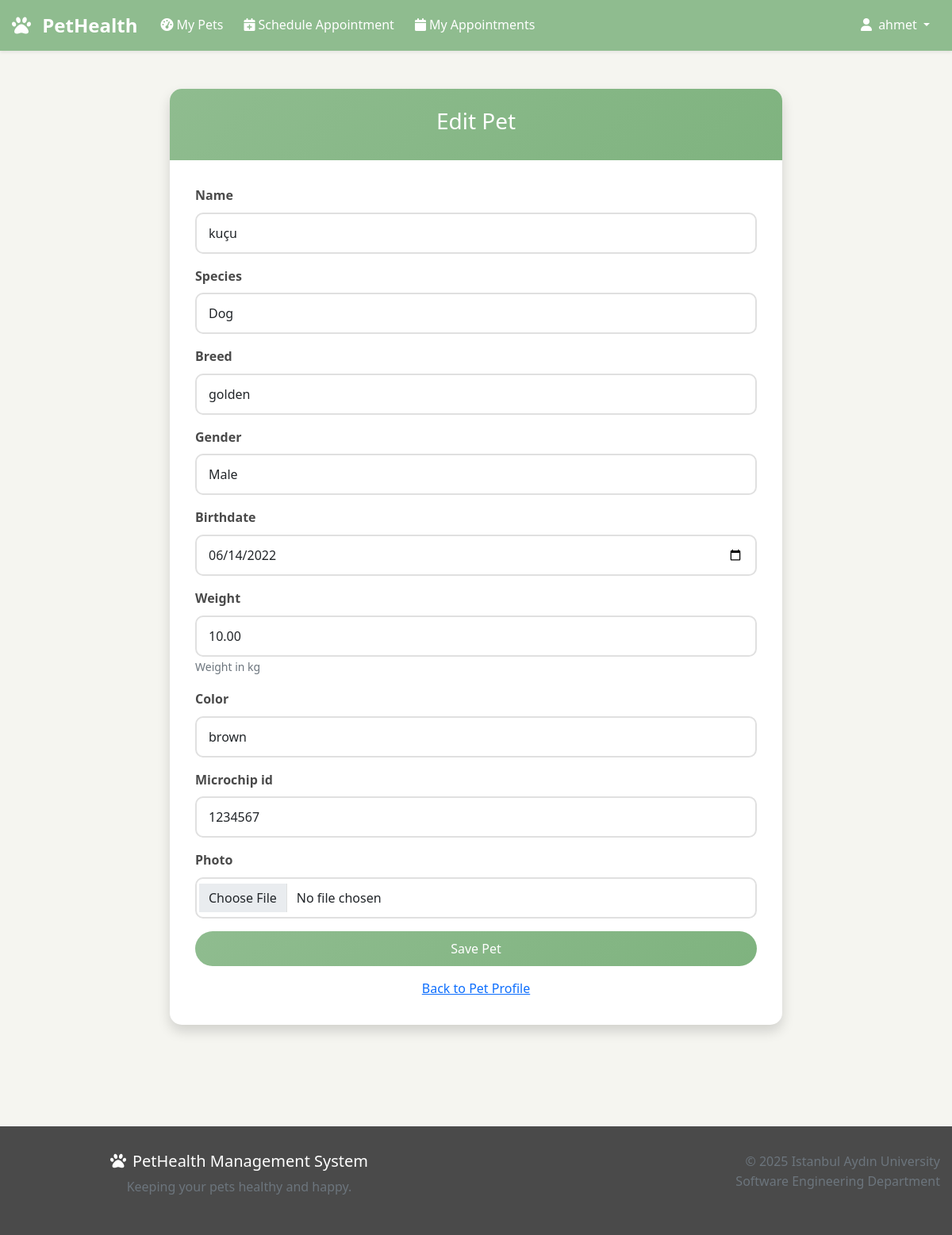
Page /pet/1/edit/ (signed in) on the committed database.
### main/models.py (models this page shows, shortened)
class Pet(models.Model):
    SPECIES_CHOICES = [
        ('dog', 'Dog'),
        ('cat', 'Cat'),
        ('bird', 'Bird'),
        ('rabbit', 'Rabbit'),
        ('fish', 'Fish'),
        ('hamster', 'Hamster'),
        ('other', 'Other'),
    ]
    GENDER_CHOICES = [
        ('male', 'Male'),
        ('female', 'Female'),
    ]
    owner = models.ForeignKey(User, on_delete=models.CASCADE, related_name='pets')
    name = models.CharField(max_length=100)
    species = models.CharField(max_length=20, choices=SPECIES_CHOICES)
    breed = models.CharField(max_length=100, blank=True)
    gender = models.CharField(max_length=10, choices=GENDER_CHOICES)
    birthdate = models.DateField()
    weight = models.DecimalField(max_digits=5, decimal_places=2, help_text="Weight in kg")
    color = models.CharField(max_length=50, blank=True)
    microchip_id = models.CharField(max_length=50, blank=True)
    photo = models.ImageField(upload_to='pet_photos/', blank=True)
    created_at = models.DateTimeField(auto_now_add=True)

### main/views.py (the view)
# urls.py: path('pet/<int:pet_id>/edit/', views.edit_pet, name='edit_pet'),
@login_required
def edit_pet(request, pet_id):
    pet = get_object_or_404(Pet, id=pet_id, owner=request.user)
    if request.method == 'POST':
        form = PetForm(request.POST, request.FILES, instance=pet)
        if form.is_valid():
            form.save()
            messages.success(request, f'{pet.name} has been updated successfully!')
            return redirect('pet_detail', pet_id=pet.id)
    else:
        form = PetForm(instance=pet)
    return render(request, 'pet_form.html', {'form': form, 'title': 'Edit Pet', 'pet': pet})

### main/forms.py
class PetForm(StyledModelForm):
    class Meta:
        model = Pet
        fields = ['name', 'species', 'breed', 'gender', 'birthdate', 'weight', 'color', 'microchip_id', 'photo']
        widgets = {
            'birthdate': forms.DateInput(attrs={'type': 'date'}),
            'weight': forms.NumberInput(attrs={'step': '0.01'}),
        }

### templates/pet_form.html (shortened to what this page needs)
{% extends 'base.html' %}
{% load static %}
{% block content %}
<section class="py-5">
  <div class="container">
    <div class="row justify-content-center">
      <div class="col-md-8">
        <div class="card shadow">
          <div class="card-header text-center">
            <h3>{{ title }}</h3>
          </div>
          <div class="card-body">
            <form method="POST" enctype="multipart/form-data">
              {% for field in form %}
              <div class="mb-3">
                <label class="form-label">{{ field.label }}</label>
                {{ field }}
                {% if field.help_text %}
                  <small class="form-text text-muted">{{ field.help_text }}</small>
                {% endif %}
              </div>
              {% endfor %}
              <div class="d-grid">
                <button type="submit" class="btn btn-primary">Save Pet</button>
              </div>
            </form>
            {% if pet %}
              <div class="mt-3 text-center">
                <a href="{% url 'pet_detail' pet.id %}">Back to Pet Profile</a>
              </div>
            {% endif %}
          </div>
        </div>
      </div>
    </div>
  </div>
</section>
{% endblock %}

### templates/base.html (shortened to what this page needs)
{% load static %}
<!DOCTYPE html>
<html lang="en">
  <head>
    <link
      href="https://cdn.jsdelivr.net/npm/bootstrap@5.1.3/dist/css/bootstrap.min.css"
      rel="stylesheet"
    />
    <link
      rel="stylesheet"
      href="https://cdnjs.cloudflare.com/ajax/libs/font-awesome/6.0.0/css/all.min.css"
    />
    <link rel="stylesheet" href="{% static 'css/style.css' %}" />
  </head>
  <body>
    <nav class="navbar navbar-expand-lg navbar-dark">
      <div class="container">
        <a class="navbar-brand" href="{% url 'home' %}">
          <i class="fas fa-paw me-2"></i>
          PetHealth
        </a>
        <div class="collapse navbar-collapse" id="navbarNav">
          <ul class="navbar-nav me-auto">
            {% if user.is_authenticated %}
            <li class="nav-item">
              <a class="nav-link" href="{% if user.userprofile.is_veterinarian %}{% url 'vet_patients' %}{% else %}{% url 'dashboard' %}{% endif %}">
                <i class="fas fa-tachometer-alt me-1"></i>My Pets
              </a>
            </li>
            {% if not user.userprofile.is_veterinarian %}
            <li class="nav-item">
              <a class="nav-link" href="{% url 'schedule_appointment' %}">
                <i class="fas fa-calendar-plus me-1"></i>Schedule Appointment
              </a>
            </li>
            <li class="nav-item">
              <a class="nav-link" href="{% url 'my_appointments' %}">
                <i class="fas fa-calendar me-1"></i>My Appointments
              </a>
            </li>
            {% endif %} {% endif %}
          </ul>
          <ul class="navbar-nav">
            {% if user.is_authenticated %}
            <li class="nav-item dropdown">
              <a
                class="nav-link dropdown-toggle"
                href="#"
                role="button"
                data-bs-toggle="dropdown"
              >
                <i class="fas fa-user me-1"></i>{% if user.first_name %}
                                                  {{ user.first_name }}
                                                {% else %}
                                                  {{ user.username }}
                                                {% endif %}
              </a>
            </li>
            {% else %}
            <li class="nav-item">
              <a class="nav-link" href="{% url 'login' %}">
                <i class="fas fa-sign-in-alt me-1"></i>Login
              </a>
            </li>
            {% endif %}
          </ul>
        </div>
      </div>
    </nav>
    <main>{% block content %} {% endblock %}</main>
    <footer class="footer mt-5">
      <div class="container">
        <div class="row">
          <div class="col-md-6">
            <h5><i class="fas fa-paw me-2"></i>PetHealth Management System</h5>
            <p class="text-muted">Keeping your pets healthy and happy.</p>
          </div>
          <div class="col-md-6 text-md-end">
            <p class="text-muted">
              &copy; 2025 Istanbul Aydın University<br />
              Software Engineering Department
            </p>
          </div>
        </div>
      </div>
    </footer>
  </body>
</html>

### static/css/style.css (style rules this page uses)
:root { --primary-color: #8fbc8f; --secondary-color: #f5f5f0; --accent-color: #ddb892; --text-dark: #4a4a4a; --text-light: #666; --border-color: #e0e0e0; --success-color: #5cb85c; --warning-color: #f0ad4e; --danger-color: #d9534f; }
body { font-family: "Segoe UI", Tahoma, Geneva, Verdana, sans-serif; background-color: var(--secondary-color); color: var(--text-dark); line-height: 1.6; }
.container { max-width: 1200px; margin: 0 auto; padding: 0 15px; }
.navbar { background-color: var(--primary-color) !important; }
.navbar-brand { font-weight: bold; font-size: 1.5rem; }
.navbar-nav .nav-link { color: white !important; margin: 0 5px; border-radius: 5px; transition: background-color 0.3s ease; }
.card { border: none; border-radius: 15px; box-shadow: 0 5px 15px rgba(0, 0, 0, 0.1); transition: transform 0.3s ease, box-shadow 0.3s ease; margin-bottom: 2rem; }
.card-header { background: linear-gradient(135deg, var(--primary-color), #7fb37f); color: white; border-radius: 15px 15px 0 0 !important; border: none; padding: 1.5rem; }
.card-body { padding: 2rem; }
.btn { border-radius: 25px; padding: 10px 25px; font-weight: 500; text-decoration: none; transition: all 0.3s ease; border: none; }
.btn-primary { background: linear-gradient(135deg, var(--primary-color), #7fb37f); border: none; }
.form-control { border-radius: 10px; border: 2px solid var(--border-color); padding: 12px 15px; transition: border-color 0.3s ease, box-shadow 0.3s ease; }
.form-label { font-weight: 600; color: var(--text-dark); margin-bottom: 8px; }
.footer { background-color: var(--text-dark); color: white; padding: 2rem 0; margin-top: 4rem; text-align: center; }

### rows in the picture
Pet: form "kuçu" "Dog" "golden" "Male" "06/14/2022" "10.00" "brown" "1234567"

### other values in the picture
{{ user.first_name }} "ahmet"
{{ title }} "Edit Pet"
{{ field.label }} "Name" "Species" "Breed" "Gender" "Birthdate" "Weight" "Color" "Microchip id" "Photo"
{{ field.help_text }} "Weight in kg"
